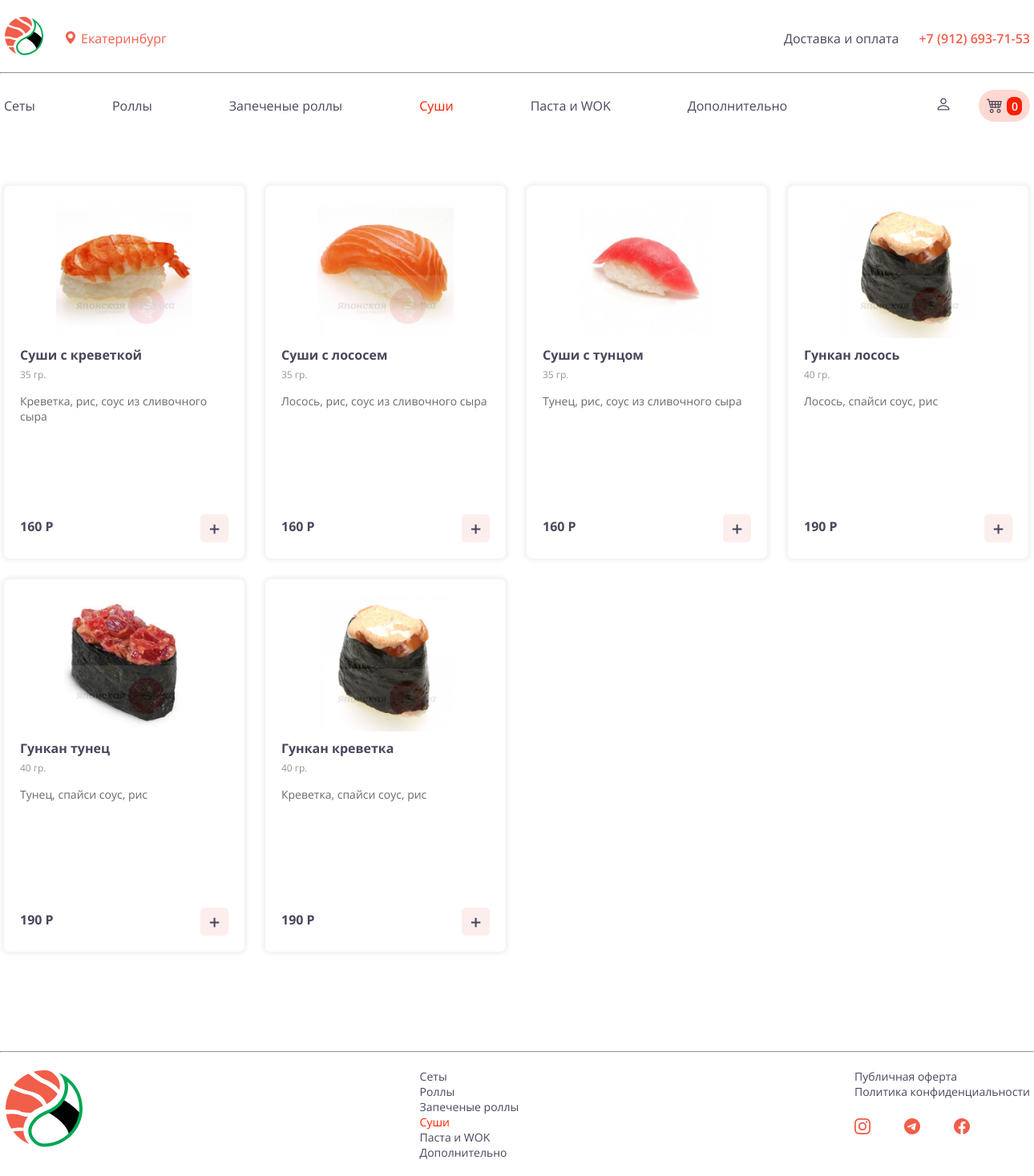
Screenshot of /sushiyan/templates/menu/sushi.php with the database file from the repository.
### tables this page shows
CREATE TABLE `sushi` (
  `id` int(11) NOT NULL,
  `title` varchar(255) DEFAULT NULL,
  `weight` int(11) NOT NULL,
  `description` varchar(255) NOT NULL,
  `price` int(11) NOT NULL,
  `img_url` varchar(255) NOT NULL
);

### sushiyan/templates/menu/sushi.php (the view, shortened to what this page needs)
<?php session_start(); require_once '../../assets/vender/connect.php';?>
<!DOCTYPE html>
<html lang="ru">
<head>
    <link rel="stylesheet" href="/assets/css/style.css">
    <link rel="stylesheet" href="https://cdn.jsdelivr.net/npm/bootstrap-icons@1.3.0/font/bootstrap-icons.css">
</head>
<body>
<header>
    <div class="container">
        <div class="header__info">
            <div class="cityPlusLogo">
                <a href="/templates/index.php"><img src="/assets/images/img/logo-01.svg" alt="Logo"></a>
                <div class="geo">
                    <i class="bi bi-geo-alt-fill"></i>
                    <p>Екатеринбург</p>
                </div>
            </div>
            <ul>
                <li><a href="/templates/delivery.php">Доставка и оплата</a></li>
                <li><a href="tel:+79126937153">+7 (912) 693-71-53</a></li>
            </ul>
        </div>
    </div>
    <hr>
    <div class="container">
        <div class="header__nav">
            <nav>
                <ul>
                    <li><a href="/templates/menu/sets.php">Сеты</a></li>
                    <li><a href="/templates/menu/rolls.php"">Роллы</a></li>
                    <li><a href="/templates/menu/bakedRolls.php">Запеченые роллы</a></li>
                    <li><a href="#" class="active">Суши</a></li>
                    <li><a href="/templates/menu/noodle.php">Паста и WOK</a></li>
                    <li><a href="/templates/menu/addictionally.php">Дополнительно</a></li>
                </ul>
                <div class="cabinet">
                        <a href="<?php if($_SESSION['user']){echo '/templates/profile.php';}else {echo '/templates/prof.php';} ?>"
                            class="profile" id="profile">
                            <i class="bi bi-person"></i>
                        </a>
                        <div class="cart" id="cart">
                            <i class="bi bi-cart4"></i>
                            <span id="cartCount">0</span>
                        </div>
                    </div>
            </nav>
        </div>
    </div>
</header>
<main>
    <div class="container" id="grid-wrap">
        <?php
            $cardsConnect = mysqli_query($connect, "SELECT * FROM `sushi`");
            $cardsCount = mysqli_num_rows($cardsConnect);
            for($i = 1; $i<=$cardsCount; $i++){
                $cardsCon = mysqli_query($connect, "SELECT * FROM `sushi` WHERE `id` = '$i'");
                $card = mysqli_fetch_assoc($cardsCon);
                echo '
                <div class="cards" data-id="'.$card['id'].$card['weight'].$i.'">
                <div class="img">
                    <img src="'.$card['img_url'].'" alt="'.$card['title'].'">
                </div>
                <div class="cardInfo">
                    <h3 class="title">'.$card['title'].'</h3>
                    <p class="weight">'.$card['weight'].' гр.</p>
                    <p class="description">'.$card['description'].'</p>
                    <div class="form">
                        <h3 class="price">'.$card['price'].' Р</h3>
                        <button type="button" data-addToCart data-counter="1" data-id="'.$card['id'].$card['weight'].$i.'">+</button>
                    </div>
                </div>
            </div>
                ';
            }
        ?>
    </div>
</main>
<footer>
    <hr>
    <div class="container">
        <a href="/templates/index.php"><img src="/assets/images/img/logo-01.svg" alt="Logo"></a>
        <div class="nav">
            <ul>
                <li><a href="/templates/menu/sets.php">Сеты</a></li>
                <li><a href="/templates/menu/rolls.php"">Роллы</a></li>
                <li><a href="/templates/menu/bakedRolls.php">Запеченые роллы</a></li>
                <li><a href="#" class="active">Суши</a></li>
                <li><a href="/templates/menu/noodle.php">Паста и WOK</a></li>
                <li><a href="/templates/menu/addictionally.php">Дополнительно</a></li>
            </ul>
        </div>
        <div class="info">
            <ul>
                <li><a href="#">Публичная оферта</a></li>
                <li><a href="#">Политика конфиденциальности</a></li>
            </ul>
            <div class="socials">
                <a href="#"><i class="bi bi-instagram"></i></a>
                <a href="#"><i class="bi bi-telegram"></i></a>
                <a href="#"><i class="bi bi-facebook"></i></a>
            </div>
        </div>
    </div>
</footer>
</body>
</html>

### rows the page displays
sushi: img_url (picture), title "Суши с креветкой", weight "35", description "Креветка, рис, соус из сливочного сыра", price "160"
sushi: img_url (picture), title "Суши с лососем", weight "35", description "Лосось, рис, соус из сливочного сыра", price "160"
sushi: img_url (picture), title "Суши с тунцом", weight "35", description "Тунец, рис, соус из сливочного сыра", price "160"
sushi: img_url (picture), title "Гункан лосось", weight "40", description "Лосось, спайси соус, рис", price "190"
sushi: img_url (picture), title "Гункан тунец", weight "40", description "Тунец, спайси соус, рис", price "190"
sushi: img_url (picture), title "Гункан креветка", weight "40", description "Креветка, спайси соус, рис", price "190"
